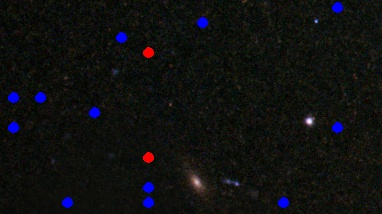
#> input picture Problem1/galaxy/07J6Vbksq1Zc7vRG.jpg, 382 x 214 px; its folder holds 4 pictures in this run
$ python count_dots.py
#> lines starting #> are read from the running program, lines starting #| are printed output that depends on the picture; after the words box and inside, x2 and y2 are one past the last pixel; in counts of white or black regions, pixels touching at a corner belong together
import cv2
import os
import numpy as np
from tqdm import tqdm

def get_count(img, colour):
    mask = cv2.inRange(img,colour[0],colour[1])
    circles = cv2.HoughCircles(mask,cv2.HOUGH_GRADIENT,1,10,param1=100, param2=3,
                                minRadius=1,maxRadius=5)
    if circles is not None:
        return len(circles[0])
    else:
        return 0

# cv2.imshow(filename,mask)
# cv2.waitKey(0)

def count_circles(root,filename):

#> called with root = './galaxy', filename = '07J6Vbksq1Zc7vRG.jpg'
    red = [(0,0,185),(20,20,255)] # lower and upper
    blue = [(200,0,0),(255,20,20)]

    img = cv2.imread(root+"/"+filename)
#> img is the input picture: shape (214, 382, 3); mean B, G, R 15.9, 16.4, 15.7
    blur= cv2.medianBlur(img, 5)

    col = get_count(blur, red)
#> in get_count, `mask = cv2.inRange(img,colour[0],colour[1])`:
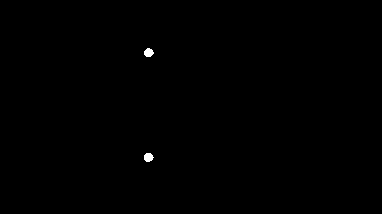
#> mask: shape (214, 382); 0.17% white; 2 white regions, box (x1, y1, x2, y2) and area: (144, 153, 154, 162) 69, (144, 48, 154, 57) 67
#> in get_count, `circles = cv2.HoughCircles(mask,cv2.HOUGH_GRADIENT,1,10,param1=100, pa..`: circles = [[148.5, 156.5, 4.4], [148.5, 51.5, 4.4]]
#> col = 2
    row = get_count(blur, blue)
#> in get_count (call 2), `mask = cv2.inRange(img,colour[0],colour[1])`:
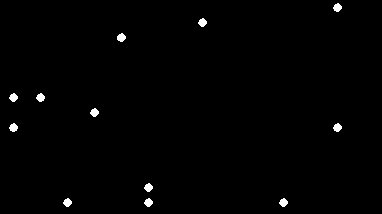
#> mask: shape (214, 382); 0.82% white; 12 white regions, largest, box (x1, y1, x2, y2) and area: (117, 33, 126, 42) 58, (9, 123, 18, 132) 57, (333, 3, 342, 12) 56
#> in get_count (call 2), `circles = cv2.HoughCircles(mask,cv2.HOUGH_GRADIENT,1,10,param1=100, pa..`: circles = [[120.5, 37.5, 4.4], [13.5, 127.5, 4.4], [13.5, 97.5, 3.3], [67.5, 202.5, 3.3], [94.5, 112.5, 3.3], [148.5, 187.5, 3.3], [148.5, 202.5, 3.3], [202.5, 22.5, 3.3], [283.5, 202.5, 3.3], [337.5, 6.5, 3.3], [337.5, 126.5, 3.3], [39.5, 96.5, 3.3]]
#> row = 12

    return col, row

def assemble_puzzle(rootdir,filenames):
    coords = {}
    missing = []
    for i in tqdm(range(len(filenames))):
        col, row = count_circles(rootdir,filenames[i])
#> col = 2; row = 12
        if (row,col) in coords:
            missing.append(filenames[i])
        coords[(row,col)] = filenames[i]
#> pass 2 of the loop in assemble_puzzle, `for i in tqdm(range(len(filenames))):`:
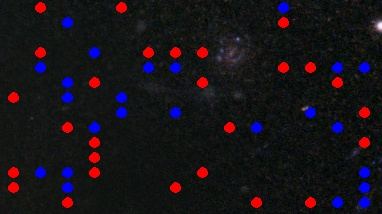
#> input picture Problem1/galaxy/0lZm2vCRkHu6SaHB.jpg, 382 x 214 px
#> in count_circles, img is the input picture: shape (214, 382, 3); mean B, G, R 24.4, 19, 24.1
#> in get_count (call 3), `mask = cv2.inRange(img,colour[0],colour[1])`:
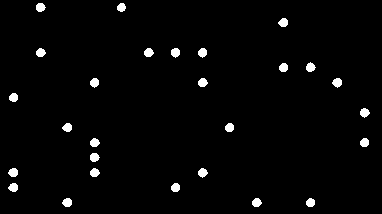
#> mask: shape (214, 382); 2.2% white; 27 white regions, largest, box (x1, y1, x2, y2) and area: (332, 78, 342, 88) 71, (8, 168, 18, 177) 70, (62, 198, 72, 207) 70
#> circles = 27 rows, first 8: [310.5, 66.5, 4.4], [364.5, 112.5, 4.4], [12.5, 186.5, 4.4], [40.5, 6.5, 4.4], [94.5, 156.5, 4.4], [93.5, 82.5, 4.4], [148.5, 51.5, 4.4], [201.5, 52.5, 4.4]
#> in count_circles (call 2), `col = get_count(blur, red)`: col = 27
#> in get_count (call 4), `mask = cv2.inRange(img,colour[0],colour[1])`:
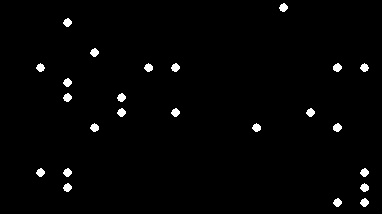
#> mask: shape (214, 382); 1.6% white; 24 white regions, largest, box (x1, y1, x2, y2) and area: (333, 63, 342, 72) 58, (333, 123, 342, 132) 58, (279, 3, 288, 12) 56
#> circles = 24 rows, first 8: [336.5, 67.5, 4.4], [336.5, 127.5, 4.4], [40.5, 172.5, 3.3], [67.5, 22.5, 3.3], [67.5, 82.5, 3.3], [67.5, 96.5, 3.3], [67.5, 172.5, 3.3], [67.5, 186.5, 3.3]
#> in count_circles (call 2), `row = get_count(blur, blue)`: row = 24
#> in assemble_puzzle, `col, row = count_circles(rootdir,filenames[i])`: col = 27; row = 24
#> pass 3 of the loop in assemble_puzzle, `for i in tqdm(range(len(filenames))):`:
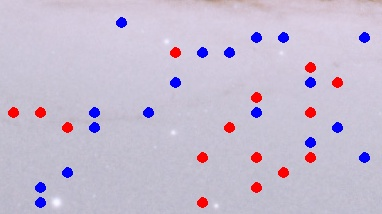
#> input picture Problem1/galaxy/0qYHtGk4ELxoOPvq.jpg, 382 x 214 px
#> in count_circles, img is the input picture: shape (214, 382, 3); mean B, G, R 209.4, 189.1, 198.8
#> in get_count (call 5), `mask = cv2.inRange(img,colour[0],colour[1])`:
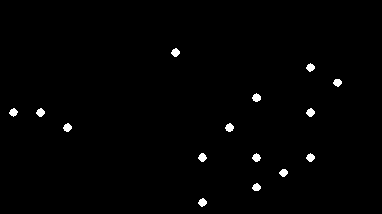
#> mask: shape (214, 382); 0.99% white; 15 white regions, largest, box (x1, y1, x2, y2) and area: (252, 93, 261, 102) 57, (225, 123, 234, 132) 57, (63, 123, 72, 132) 56
#> circles = 15 rows, first 8: [283.5, 172.5, 4.2], [255.5, 186.5, 3.3], [229.5, 127.5, 4.4], [40.5, 112.5, 3.3], [67.5, 126.5, 3.3], [175.5, 52.5, 3.3], [310.5, 112.5, 3.3], [310.5, 157.5, 3.3]
#> in count_circles (call 3), `col = get_count(blur, red)`: col = 15
#> in get_count (call 6), `mask = cv2.inRange(img,colour[0],colour[1])`:
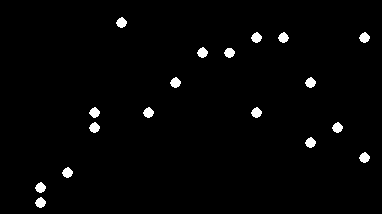
#> mask: shape (214, 382); 1.8% white; 18 white regions, largest, box (x1, y1, x2, y2) and area: (116, 17, 127, 28) 83, (251, 32, 262, 43) 83, (359, 32, 370, 43) 83
#> circles = 18 rows, first 8: [94.5, 112.5, 4.4], [40.5, 187.5, 4.4], [40.5, 202.5, 4.4], [67.5, 172.5, 4.4], [94.5, 127.5, 4.4], [121.5, 22.5, 4.4], [148.5, 112.5, 4.4], [175.5, 82.5, 4.4]
#> in count_circles (call 3), `row = get_count(blur, blue)`: row = 18
#> in assemble_puzzle, `col, row = count_circles(rootdir,filenames[i])`: col = 15; row = 18
#> the loop made 4 passes; the first 3 are shown

    num_rows = max(coords.keys(), key=lambda x:x[0])[0]
#> num_rows = 27
    num_cols = max(coords.keys(), key=lambda x:x[1])[1]


    index=0
    for i in tqdm(range(1,num_rows+1)):
        for j in range(1,num_cols):

            if(i,j+1) in coords:
                if j == 1:
                    img1 = cv2.imread(rootdir+"/"+coords[(i,j)])
                img2 = cv2.imread(rootdir+"/"+coords[(i,j+1)])

            else:
#> (the run stopped early here; a loop or call above may not have finished)
